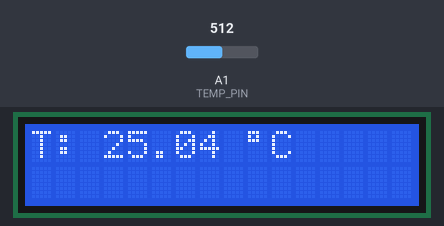
Simulated run of this sketch. Board: Arduino Uno, built with avr-gcc and run on an emulated ATmega328P. Parts: 16×2 character LCD. The inputs (shaded band) are chosen by the test bench; at power-on: A1 (TEMP_PIN) = 512. What the sketch prints to the serial monitor is not drawn.

Above: at 1.2 s.
1.3 s: A1 (TEMP_PIN) set to 341
At 11.2 s:
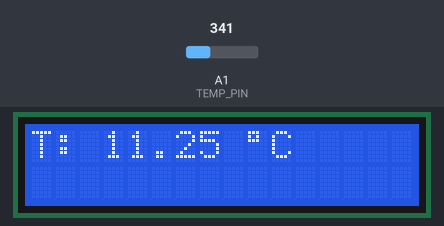
11.5 s: A1 (TEMP_PIN) set to 319
At 20.6 s:
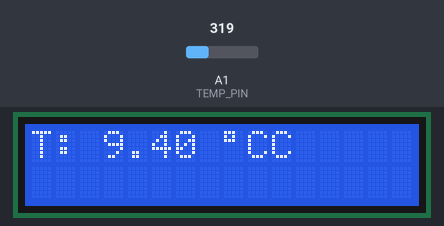
21.5 s: A1 (TEMP_PIN) set to 306
At 30.9 s:
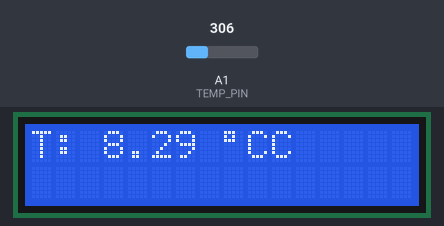
Timing chart, 0 to 32.4 s (numbered marks = the images above; inputs shaded):
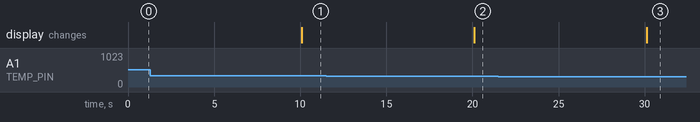

Measured:
- the behaviour switches between 327 and 326 on A1 (TEMP_PIN) (found by bisection; images 1 and 2)
- after the input at 1.3 s, the display: changes after 8.8 s (image 1)
- after the input at 11.5 s, the display: changes after 8.6 s (image 2)
- after the input at 21.5 s, the display: changes after 8.6 s (image 3)

The sketch:

Ex6lab1.ino
```cpp
#include <LiquidCrystal_PCF8574.h>

const int TEMP_PIN = A1;    // pin analogico
const int B = 4275;         // valore per calcolo della temperatura presente su datasheet
const long int R0 = 100000; // valore per calcolo della temperatura presente su datasheet

LiquidCrystal_PCF8574 lcd(0x27); // LCD address for 16 chars and 2 lines

// funzione di conversione in gradi Celsius di temperatura
float convert(float value) {
  float R = 1023.0/value-1.0;
  R = R0*R;
  float temperature = 1.0/(log(R/R0)/B+1/298.15)-273.15; // datasheet
  return temperature;
}

// inizializzazione
void setup() {
  pinMode(TEMP_PIN, INPUT);

  Serial.begin(9600);
  while(!Serial);
  Serial.println("lab 1.5 starting...");

  // inizializzazione schermo
  lcd.begin(16, 2); // caratteri visibili sullo schermo
  lcd.setBacklight(255); // accensione retroilluminazione
  lcd.home();
  lcd.clear();
  lcd.print("T: "); // scrittura in posizione (0,0) -> lcd.setCursor(0,0);
}

void loop() {
  //stampa tramite schermo lcd
  lcd.setCursor(3, 0); //sposto cursore direttamente su posizione riga 0 e colonna 3
  float temp = analogRead(TEMP_PIN); //lettura temperatura
  float celsius = convert(temp); //conversione temperatura
  lcd.print(celsius); lcd.print(" "); lcd.print((char)0xDF); lcd.print("C"); //0xDF = °
  delay(10*1e3);

}
```
